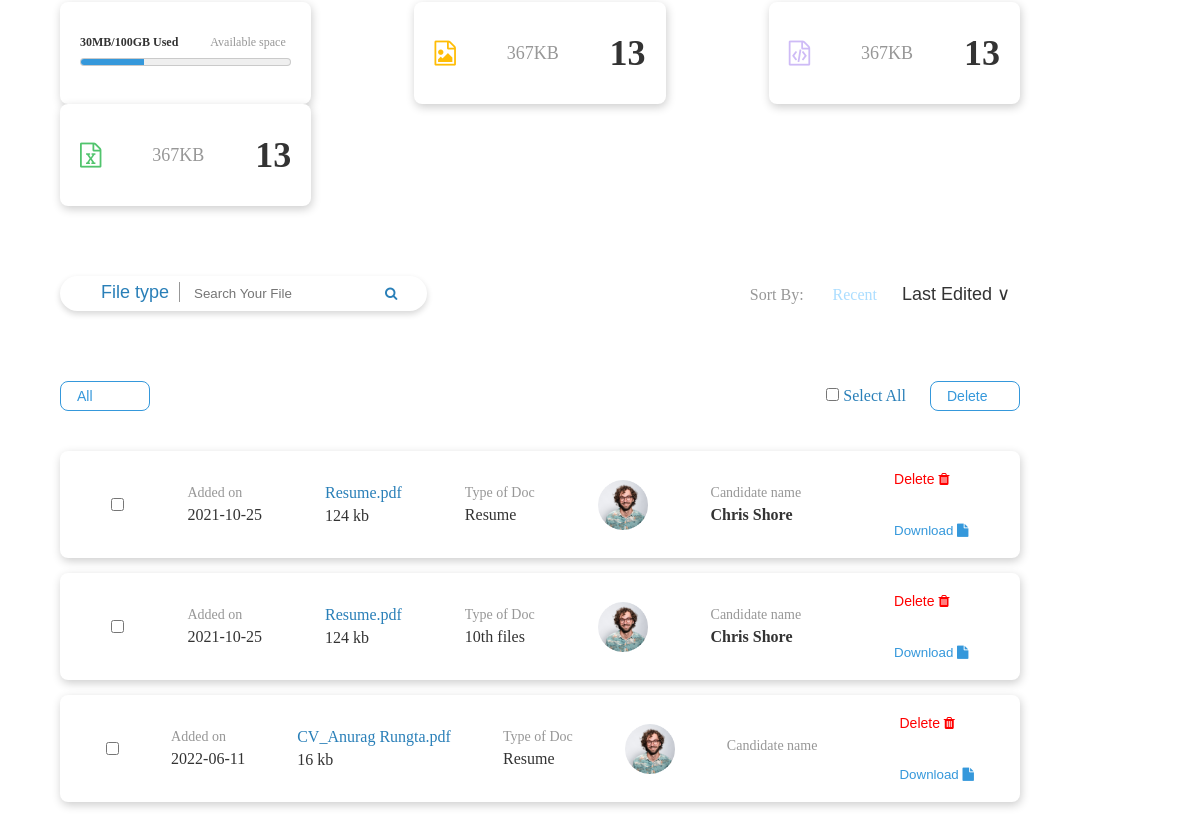
Before: /mytasks.php (lower part) with the older database file.
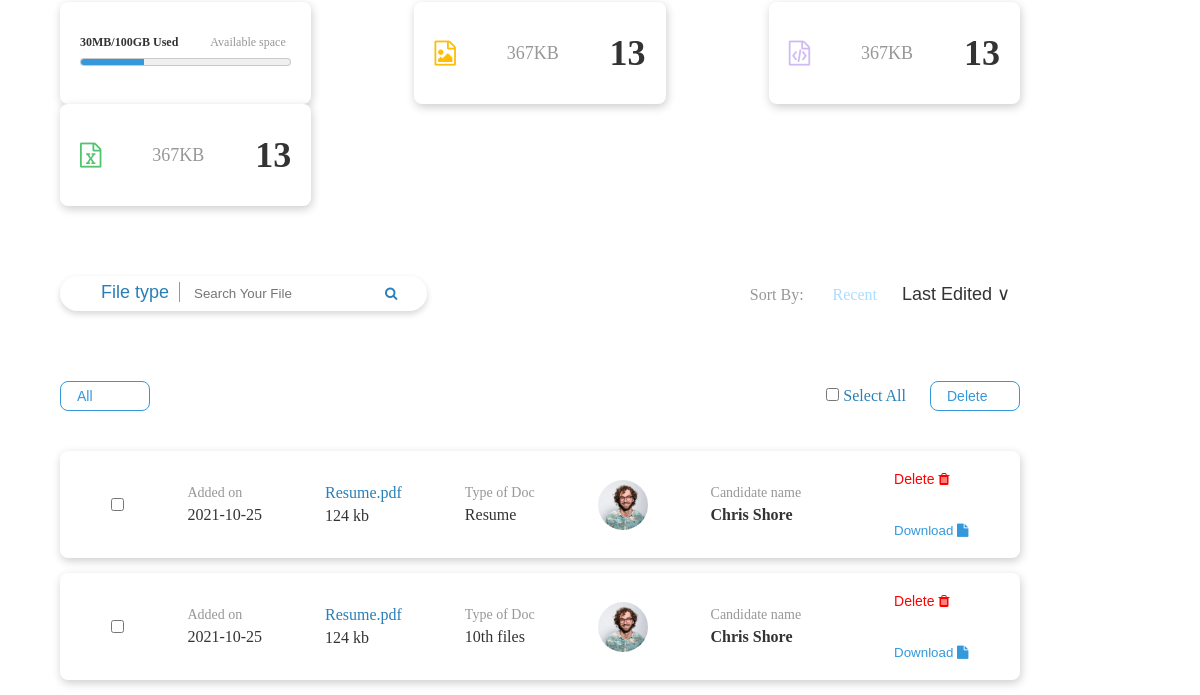
After: the same page with the newer database file.
### tables this page shows
CREATE TABLE `files` (
  `file_id` int(11) NOT NULL,
  `added_on` date NOT NULL,
  `file_type` varchar(50) NOT NULL,
  `visibility` varchar(50) NOT NULL,
  `validity` varchar(50) NOT NULL,
  `files` varchar(50) NOT NULL,
  `kb` int(11) NOT NULL,
  `firstname` varchar(50) NOT NULL,
  `image` varchar(50) NOT NULL
);

### mytasks.php (the view, shortened to what this page needs)
<?php include('include/header.php') ?>
<?php include('modal1.php')?>
<link rel="stylesheet" href="./css/mytasks.css">
<div class="container">
    <div class="small_container">
        <div class="cards_myTasks">
            <div class="cardItem_myTasks1">
                <p>
                    <span class="memoryUsed_myTasks">30MB/100GB Used</span>
                    <span class="avaiSpace_myTasks">Available space</span>
                </p>
               <div class="disk-usage"> <meter id="disk_d" value="0.3">30%</meter></div>
            </div>
            <div class="cardItem_myTasks">
                <i class="fa fa-file-image-o yellowIcon_myTasks" aria-hidden="true" ></i>
                <span class="centered_span_myTasks">367KB</span>
                <h4 class="headingInCard_myTasks">13</h4>
            </div>
            <div class="cardItem_myTasks">
                <i class="fa fa-file-code-o purpleIcon_myTasks" aria-hidden="true"></i>
                <span class="centered_span_myTasks">367KB</span>
                <h4 class="headingInCard_myTasks">13</h4>
            </div>
            <div class="cardItem_myTasks">
                <i class="fa fa-file-excel-o greenIcon_myTasks" aria-hidden="true"></i>
                <span class="centered_span_myTasks">367KB</span>
                <h4 class="headingInCard_myTasks">13</h4>
            </div>
        </div>
        <div class="filterSection_myTasks">
            <div class="leftFilter_myTasks">
                <select>
                    <option value="none" selected disabled hidden>File type</option>
                </select>
                <input type="text" name="FileName_myTasks" placeholder="Search Your File" class="inputSearchFileName_myTasks">
                <button class="searchButton_myTasks"><i class="fa fa-search" aria-hidden="true"></i></button>
            </div>
            <div class="rightFilter_myTasks">
                <span class="sortByMyTasks">Sort By: </span><span class="recentMyTasks">Recent</span>
                <select name="" id="" class="sortFilter_myTasks">
                    <option value="0">Last Edited ∨</option>
                </select>
            </div>
        </div>
        <div class="filterSmall_myTasks">
            <select name="" id="">
                <option value="0">All </option>
            </select>
            <div class="selectAllActions_filterSmall_myTasks">
                <input type="checkbox" name="checkboxSelectAll_myTasks" id="checkboxSelectAll_myTasks">
                <label for="checkboxSelectAll_myTasks">Select All</label>
                <select name="Select action" id="">
                    <option value="0">Delete</option>
                </select>
            </div>
        </div>
        <div class="singleTasks_containerDiv">
          <?php
                      $sql= "select * from files";
                      $run = mysqli_query($conn,$sql);
                      while($row =mysqli_fetch_assoc($run)) {
                      ?>
            <div class="singletask_myTasks">
                <input type="checkbox" name="checkBoxItem" >
                <span>
                    <p class="light_spanItem_singleTask_myTasks">Added on</p>
                    <p><?php echo $row['added_on']; ?></p>
                </span>
                <span>
                    <p style="color:#297FB8;margin-bottom:5px;"><?php echo $row['files']; ?></p>
                    <p><?php echo $row['kb']; ?> kb</p>
                </span>
                <span>
                    <p class="light_spanItem_singleTask_myTasks">Type of Doc</p>
                    <p><?php echo $row['file_type']; ?></p>
                </span>
                <span>
                    <p><img src="img/Prof-1.png" height="50px" width="50px"></p>
                </span>
                <span style="margin-right:30px">
                    <p class="light_spanItem_singleTask_myTasks">Candidate name</p>
                    <p class="j1"><b><?php echo $row["firstname"]; ?></b></p>
                </span>
                 <div class="button-div_myTasks">
                    <button style="font-size:14px;color:#EC4551"><a href='./include/delete_files.php?id=<?php echo $row["file_id"] ?>' onclick='checkdelete()' style="color:red;text-decoration:none">Delete <i class="fa fa-trash" aria-hidden="true"></i></a></button><br><br>
                    <button style="color:#3598DB"><a style="color:#3598DB;text-decoration:none" href="img/<?php echo $row["files"]; ?>" download>Download <i class="fa fa-file" aria-hidden="true"></i></a></button>
                </div>
            </div>
          <?php } ?>
        </div>
    </div>
</div>

### include/header.php (shortened to what this page needs)
<link rel="stylesheet" href="./css/index.css">
<link rel="stylesheet" href="https://stackpath.bootstrapcdn.com/font-awesome/4.7.0/css/font-awesome.min.css">

### modal1.php (shortened to what this page needs)
<link rel="stylesheet" href="./css/modal1.css">
</body>
</html>

### signup/forgot-password/css/index.css (style rules this page uses)
a { text-decoration: none; }
.container { padding: 0px 50px; max-width: 90vw; margin: 0px auto; }

### css/modal1.css (style rules this page uses)
option { font-family: sans-serif; }

### css/mytasks.css (style rules this page uses)
button, input, select { outline: none; background: none; border: none; }
.cards_myTasks { margin-top: 120px; display: flex; flex-wrap: wrap; justify-content: space-between; align-items: center; }
.cardItem_myTasks { flex-basis: 22%; background-color: white; box-shadow: 1px 3px 10px #00000033; border-radius: 8px; color: #333333; padding: 30px 20px; display: flex; align-items: center; justify-content: space-between; }
.cardItem_myTasks1 { flex-basis: 22%; background-color: white; box-shadow: 1px 3px 10px #00000033; border-radius: 8px; color: #333333; padding: 30px 20px; display: block; }
.memoryUsed_myTasks { font-weight: bold; font-size: 12px; }
.avaiSpace_myTasks { color: #979797; font-size: 12px; margin-left: 28px; }
.yellowIcon_myTasks { color: #ffbd06; font-size: 25px; }
.greenIcon_myTasks { color: #51c46d; font-size: 25px; }
.purpleIcon_myTasks { color: #8c60eb6d; font-size: 25px; }
.centered_span_myTasks { color: #979797; font-size: 18px; }
.headingInCard_myTasks { font-size: 36px; }
.filterSection_myTasks { padding: 30px 0px; display: flex; align-items: center; justify-content: space-between; margin-top: 40px; flex-wrap: wrap; }
.leftFilter_myTasks { box-shadow: 0px 3px 6px #00000029; border-radius: 31px; opacity: 1; padding: 0px 30px; }
.leftFilter_myTasks select { padding: 0px 10px; color: #297fb8; -webkit-appearance: none; -moz-appearance: none; text-indent: 1px; text-overflow: ""; font-size: 18px; border-right: 1px solid #979797; }
.inputSearchFileName_myTasks { color: #979797; padding: 10px; }
.leftFilter_myTasks button { color: #297fb8; cursor: pointer; }
.sortByMyTasks { color: #979797; margin: 0px 15px; }
.recentMyTasks { color: #8bd0ffb8; margin: 0px 10px; }
.sortFilter_myTasks { padding: 0px 10px; color: #333333; -webkit-appearance: none; -moz-appearance: none; text-indent: 1px; text-overflow: ""; font-size: 18px; }
.filterSmall_myTasks { margin-top: 40px; display: flex; align-items: center; justify-content: space-between; flex-wrap: wrap; }
.filterSmall_myTasks select { color: #3598db; border: 1px solid #3598db; font-size: 14px; padding: 6px 15px; min-width: 90px; -webkit-appearance: none; -moz-appearance: none; text-indent: 1px; text-overflow: ""; border-radius: 8px; text-align: left; }
.selectAllActions_filterSmall_myTasks { color: #297fb8; }
.selectAllActions_filterSmall_myTasks select { margin-left: 20px; }
.singleTasks_containerDiv { margin-top: 40px; }
.singletask_myTasks { display: flex; align-items: center; justify-content: space-around; box-shadow: 1px 3px 10px #00000033; border-radius: 8px; background: #fff; padding: 20px; color: #333333; margin-bottom: 15px; }
.light_spanItem_singleTask_myTasks { color: #979797; font-size: 14px; margin-bottom: 5px; }
.button-div_myTasks { display: flex; flex-direction: column; }
.button-div_myTasks button { text-align: left; }
.disk-usage { margin: 4 0 4 0; }
.disk-usage meter { width: 100%; color: #3598db; }
.small_container { max-width: 80vw; }

Changed rows visible on the page:
removed files: added_on "2022-06-11", files "CV_Anurag Rungta.pdf", kb "16", file_type "Resume"
